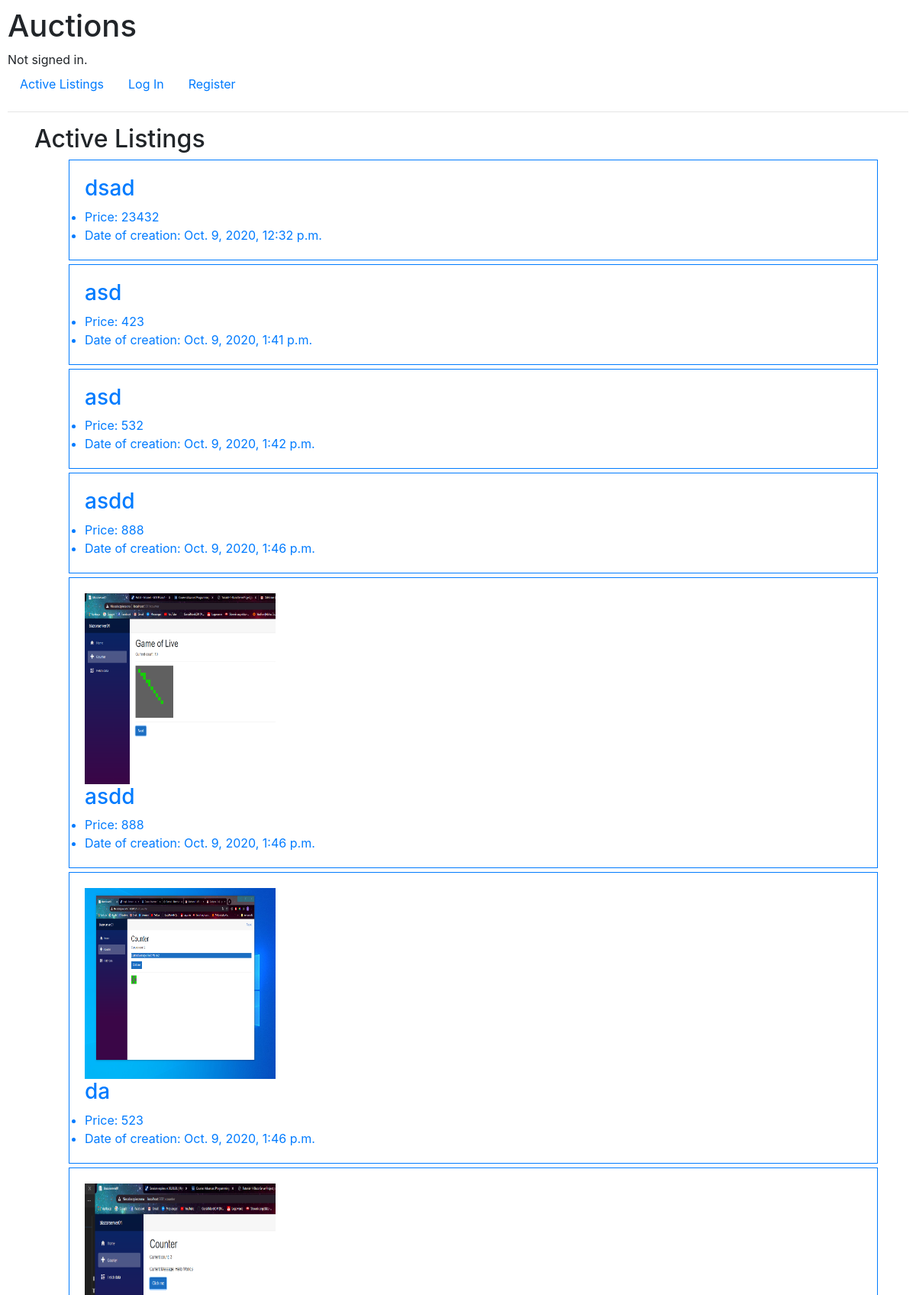
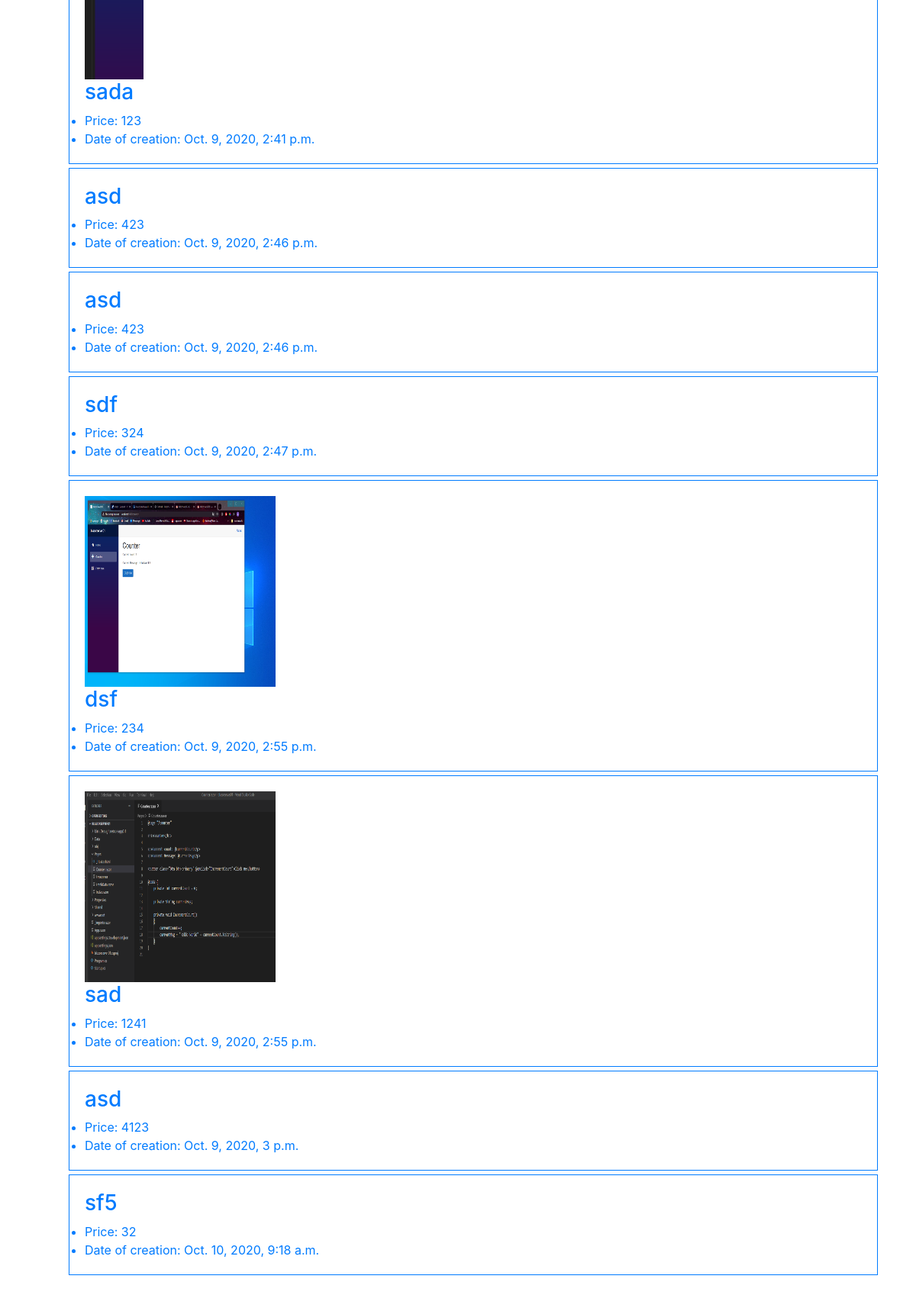
The page / on the database its author committed (2 pictures, top to bottom).
### auctions/models.py (models this page shows, shortened)
class Auction(models.Model):
    name = models.CharField(max_length=64)
    price = models.IntegerField()
    creation_date = models.DateTimeField()
    photos = models.ManyToManyField(Photo, related_name='photos', blank=True)
    auction_category = models.ForeignKey(Category, on_delete=models.CASCADE, related_name="categories")

class Photo(models.Model):
    image_name = models.TextField()
    url = models.TextField()

### auctions/views.py (the view)
# urls.py: path("", views.index, name="index"),
def index(request):
    return render(request, "auctions/index.html",{
        "auctions":Auction.objects.all(),
        "photos":Photo.objects.all(),
    })

### auctions/templates/auctions/index.html (shortened to what this page needs)
{% extends "auctions/layout.html" %}
{% load static %}
{% block body %}
<div class="container">
    <h2>Active Listings</h2>
    <ul>
        {% for auction in auctions %}
        <a href="{% url 'listing' auction.id %}">
            <div class="listening">
                {% for n in auction.photos.all %}
                    <img src="{% static n.url %}" width="250" height="250">
                {% endfor %}
                <h3>{{auction.name}}</h3>
                <li>
                    Price: {{auction.price}}
                </li>
                <li>
                    Date of creation: {{auction.creation_date}}
                </li>
            </div>
        </a>
        {% endfor %}
    </ul>
</div>
{% endblock %}

### auctions/static/auctions/styles.css (style rules this page uses)
body { padding: 10px; }
.listening { padding: 20px; border-width: 1px; border-style: solid; margin: 5px; }

### rows shown on the page
Auction: name "dsad", price "23432", creation_date "Oct. 9, 2020, 12:32 p.m."
Auction: name "asd", price "423", creation_date "Oct. 9, 2020, 1:41 p.m."
Auction: name "asd", price "532", creation_date "Oct. 9, 2020, 1:42 p.m."
Auction: name "asdd", price "888", creation_date "Oct. 9, 2020, 1:46 p.m."
Auction: name "asdd", price "888", creation_date "Oct. 9, 2020, 1:46 p.m."
Photo: url (picture)
Auction: name "da", price "523", creation_date "Oct. 9, 2020, 1:46 p.m."
Photo: url (picture)
Auction: name "sada", price "123", creation_date "Oct. 9, 2020, 2:41 p.m."
Photo: url (picture)
Auction: name "asd", price "423", creation_date "Oct. 9, 2020, 2:46 p.m."
Auction: name "asd", price "423", creation_date "Oct. 9, 2020, 2:46 p.m."
Auction: name "sdf", price "324", creation_date "Oct. 9, 2020, 2:47 p.m."
Auction: name "dsf", price "234", creation_date "Oct. 9, 2020, 2:55 p.m."
Photo: url (picture)
Auction: name "sad", price "1241", creation_date "Oct. 9, 2020, 2:55 p.m."
Photo: url (picture)
Auction: name "asd", price "4123", creation_date "Oct. 9, 2020, 3 p.m."
Auction: name "sf5", price "32", creation_date "Oct. 10, 2020, 9:18 a.m."
